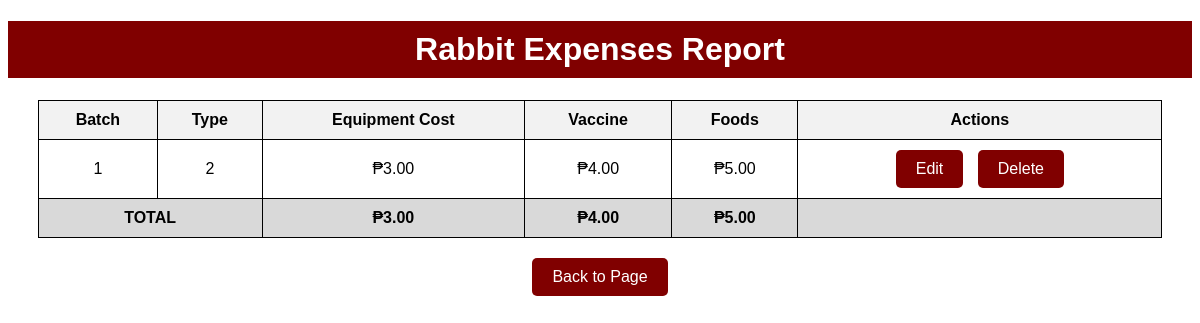
The app's page /rabbit_display.php with its own data.
### tables this page shows
CREATE TABLE `rabbit_expenses` (
  `id` int(11) NOT NULL,
  `batch` varchar(50) NOT NULL,
  `type` varchar(100) NOT NULL,
  `equipment` decimal(10,2) NOT NULL,
  `vaccine` decimal(10,2) NOT NULL,
  `foods` decimal(10,2) NOT NULL
);

### rabbit_display.php (the view, shortened to what this page needs)
<?php
$conn = new mysqli("localhost", "root", "", "report_rabbit");
$result = $conn->query("SELECT * FROM rabbit_expenses");
$total_equipment = 0;
$total_vaccine = 0;
$total_foods = 0;
?>
<!DOCTYPE html>
<html>
<head>
</head>
<body>
    <h1>Rabbit Expenses Report</h1>
    <table>
        <tr>
            <th>Batch</th>
            <th>Type</th>
            <th>Equipment Cost</th>
            <th>Vaccine</th>
            <th>Foods</th>
            <th>Actions</th>
        </tr>
        <?php while($row = $result->fetch_assoc()): ?>
        <tr>
            <td><?php echo htmlspecialchars($row['batch']); ?></td>
            <td><?php echo htmlspecialchars($row['type']); ?></td>
            <td>₱<?php echo number_format($row['equipment'], 2); ?></td>
            <td>₱<?php echo number_format($row['vaccine'], 2); ?></td>
            <td>₱<?php echo number_format($row['foods'], 2); ?></td>
            <td>
                <a class="btn-action" href="edit_rabbit.php?id=<?php echo $row['id']; ?>">Edit</a>
                <a class="btn-action" href="delete_rabbit.php?id=<?php echo $row['id']; ?>" onclick="return confirm('Are you sure you want to delete this entry?');">Delete</a>
            </td>
        </tr>
        <?php
            $total_equipment += $row['equipment'];
            $total_vaccine += $row['vaccine'];
            $total_foods += $row['foods'];
        endwhile;
        ?>
        <tfoot>
            <tr>
                <td colspan="2">TOTAL</td>
                <td>₱<?php echo number_format($total_equipment, 2); ?></td>
                <td>₱<?php echo number_format($total_vaccine, 2); ?></td>
                <td>₱<?php echo number_format($total_foods, 2); ?></td>
                <td></td>
            </tr>
        </tfoot>
    </table>
    <div class="button-group">
        <a href="rabbitfrnt.html" class="btn-link">Back to Page</a>
    </div>
</body>
</html>

### rabbit_display.php (style rules this page uses)
body { font-family: Arial, sans-serif; }
h1 { text-align: center; background-color: #800000; color: white; padding: 10px; }
table { width: 95%; margin: 20px auto; border-collapse: collapse; }
th, td { border: 1px solid #000; padding: 10px; text-align: center; }
th { background-color: #f2f2f2; }
tfoot td { font-weight: bold; background-color: #d9d9d9; }
.btn-link, .btn-action { padding: 10px 20px; background-color: #800000; color: white; text-decoration: none; border-radius: 5px; margin: 0 5px; display: inline-block; text-align: center; }
.btn-action { cursor: pointer; }
.button-group { text-align: center; margin: 20px; }

### records on screen
rabbit_expenses: batch "1", type "2", equipment "3.00", vaccine "4.00", foods "5.00"

### other values on screen
$total_equipment "3.00"
$total_vaccine "4.00"
$total_foods "5.00"
